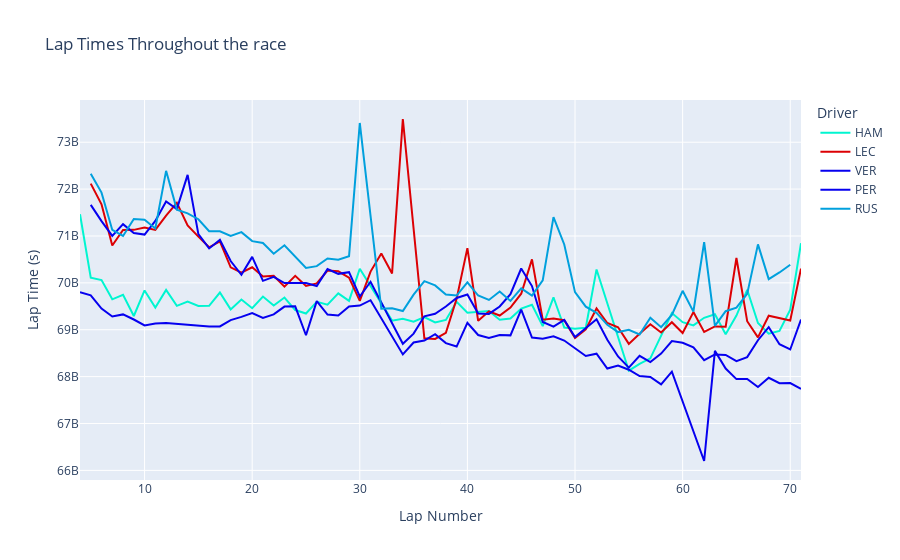

Notebook code cell kept with this figure:
### Code cell
import fastf1.plotting


driver_df = []

for driver in ('HAM', "LEC", "VER", "PER", "RUS"):
    laps = race.laps.pick_drivers(driver).pick_quicklaps().reset_index()
    driver_info = plotting.get_driver_style(identifier=driver, style=['color', 'linestyle'], session=race)
    laps['Driver'] = driver
    laps['Color'] = driver_info['color']
    driver_df.append(laps)

combined_df = pd.concat(driver_df)


fig = px.line(combined_df, x='LapNumber',
              y='LapTime', color='Driver', color_discrete_map={
                  'HAM':combined_df[combined_df['Driver']=="HAM"]['Color'].iloc[0],
                  'LEC':combined_df[combined_df['Driver']=="LEC"]['Color'].iloc[0],
                  'VER':combined_df[combined_df['Driver']=="VER"]['Color'].iloc[0],
                  'PER':combined_df[combined_df['Driver']=="PER"]['Color'].iloc[0],
                  'RUS':combined_df[combined_df['Driver']=="RUS"]['Color'].iloc[0],
              },labels={"LapNumber": "Lap Number", "LapTime":"Lap Time (s)"},
              title='Lap Times Throughout the race')
fig
